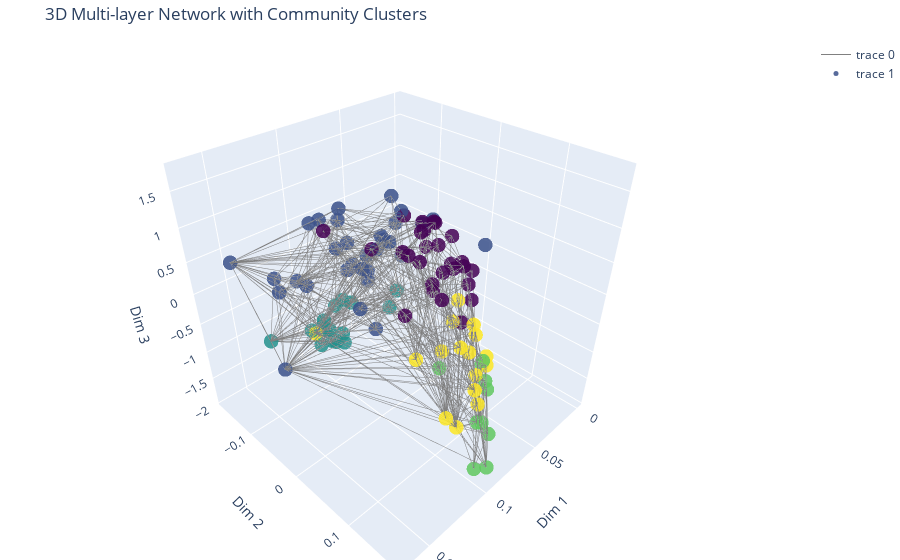

The notebook cell this image was saved under:
### Code cell
os.makedirs("./html", exist_ok=True)
draw_3d_fused_network(embedding*5, labels, adj_matrices, sample_size=100)

### Figure 1 — Plotly figure (JSON) as saved in the notebook; plotly's stock layout.template omitted (floating-point values rounded to 4 significant figures; data arrays with more than 128 entries replaced by an {"elided": "..."} marker saying what was removed)
{"data": [{"hoverinfo": "none", "line": {"color": "gray", "width": 1}, "mode": "lines", "type": "scatter3d", "x": {"elided": "2127 float values"}, "y": {"elided": "2127 float values"}, "z": {"elided": "2127 float values"}}, {"hoverinfo": "text", "hovertext": ["Node 2575, Cluster 1", "Node 2008, Cluster 2", "Node 2646, Cluster 2", "Node 1774, Cluster 1", "Node 477, Cluster 1", "Node 604, Cluster 4", "Node 2050, Cluster 1", "Node 1766, Cluster 0", "Node 424, Cluster 1", "Node 1205, Cluster 0", "Node 1784, Cluster 1", "Node 1635, Cluster 0", "Node 2742, Cluster 2", "Node 198, Cluster 0", "Node 664, Cluster 1", "Node 1626, Cluster 0", "Node 2322, Cluster 3", "Node 1845, Cluster 3", "Node 416, Cluster 2", "Node 18, Cluster 1", "Node 2823, Cluster 0", "Node 2249, Cluster 2", "Node 2912, Cluster 3", "Node 766, Cluster 4", "Node 2762, Cluster 0", "Node 894, Cluster 0", "Node 482, Cluster 4", "Node 2813, Cluster 2", "Node 1347, Cluster 1", "Node 2427, Cluster 0", "Node 395, Cluster 1", "Node 409, Cluster 0", "Node 1960, Cluster 4", "Node 1507, Cluster 1", "Node 122, Cluster 3", "Node 701, Cluster 4", "Node 1993, Cluster 2", "Node 2902, Cluster 3", "Node 1636, Cluster 0", "Node 2040, Cluster 4", "Node 1086, Cluster 2", "Node 2951, Cluster 4", "Node 54, Cluster 4", "Node 57, Cluster 0", "Node 1463, Cluster 4", "Node 2301, Cluster 1", "Node 1414, Cluster 1", "Node 1440, Cluster 1", "Node 1508, Cluster 1", "Node 1531, Cluster 1", "Node 512, Cluster 2", "Node 2052, Cluster 1", "Node 2900, Cluster 0", "Node 2775, Cluster 1", "Node 1641, Cluster 0", "Node 958, Cluster 4", "Node 1154, Cluster 0", "Node 1841, Cluster 2", "Node 2731, Cluster 1", "Node 2268, Cluster 1", "Node 2635, Cluster 1", "Node 942, Cluster 0", "Node 670, Cluster 3", "Node 1113, Cluster 0", "Node 223, Cluster 4", "Node 214, Cluster 0", "Node 2297, Cluster 4", "Node 490, Cluster 4", "Node 628, Cluster 1", "Node 1146, Cluster 2", "Node 281, Cluster 4", "Node 614, Cluster 1", "Node 791, Cluster 3", "Node 1245, Cluster 1", "Node 2675, Cluster 0", "Node 674, Cluster 2", "Node 2157, Cluster 0", "Node 1983, Cluster 3", "Node 871, Cluster 4", "Node 1327, Cluster 0", "Node 221, Cluster 1", "Node 2716, Cluster 1", "Node 2499, Cluster 0", "Node 1421, Cluster 3", "Node 2861, Cluster 0", "Node 2848, Cluster 2", "Node 1073, Cluster 1", "Node 2398, Cluster 2", "Node 1615, Cluster 0", "Node 2018, Cluster 0", "Node 1174, Cluster 1", "Node 1048, Cluster 3", "Node 218, Cluster 2", "Node 1470, Cluster 1", "Node 525, Cluster 1", "Node 2167, Cluster 0", "Node 2606, Cluster 2", "Node 1390, Cluster 1", "Node 2786, Cluster 0", "Node 2628, Cluster 4"], "marker": {"color": [1, 2, 2, 1, 1, 4, 1, 0, 1, 0, 1, 0, 2, 0, 1, 0, 3, 3, 2, 1, 0, 2, 3, 4, 0, 0, 4, 2, 1, 0, 1, 0, 4, 1, 3, 4, 2, 3, 0, 4, 2, 4, 4, 0, 4, 1, 1, 1, 1, 1, 2, 1, 0, 1, 0, 4, 0, 2, 1, 1, 1, 0, 3, 0, 4, 0, 4, 4, 1, 2, 4, 1, 3, 1, 0, 2, 0, 3, 4, 0, 1, 1, 0, 3, 0, 2, 1, 2, 0, 0, 1, 3, 2, 1, 1, 0, 2, 1, 0, 4], "colorscale": [[0, "#440154"], [0.1111, "#482878"], [0.2222, "#3e4989"], [0.3333, "#31688e"], [0.4444, "#26828e"], [0.5556, "#1f9e89"], [0.6667, "#35b779"], [0.7778, "#6ece58"], [0.8889, "#b5de2b"], [1, "#fde725"]], "opacity": 0.85, "size": 5}, "mode": "markers", "type": "scatter3d", "x": [0.0798, 0.1004, 0.07786, 0.09635, 0.1126, 0.144, 0.05018, 0.09699, 0.1307, 0.08009, 0.0779, 0.06625, 0.06582, 0.1539, 0.127, 0.05045, 0.05384, 0.05992, 0.0828, 0.1676, 0.07821, 0.07336, 0.07442, 0.04933, 0.08389, 0.07652, 0.08398, 0.0903, 0.1179, 0.05892, 8.78e-19, 0.117, 0.07673, 0.0679, 0.07733, 0.05747, 0.08665, 0.0585, 0.0767, 0.0595, 0.0823, 0.08042, 0.1137, 0.08274, 0.08769, 0.05969, 0.08062, 0.1008, 0.1017, 0.06989, 0.05457, 0.0868, 0.05752, 0.08607, 0.04358, 0.07473, 0.1131, 0.1006, 0.06441, 0.0767, 0.07333, 0.1041, 0.08781, 0.1128, 0.1255, 0.103, 0.07047, 0.1027, 0.1238, 0.09, 0.1315, 0.1077, 0.09507, 0.09749, 0.07182, 0.0901, 0.06405, 0.05853, 0.09082, 0.04188, 0.1576, 0.07215, 0.07517, 0.09468, 0.06639, 0.08006, 0.1114, 0.08955, 0.062, 0.09367, 0.07045, 0.1075, 0.128, 0.08337, 0.1047, 0.08724, 0.08324, 0.1152, 0.05855, 0.07368], "y": [-0.06833, -0.1156, -0.1337, -0.0169, -0.07468, -0.01168, -0.008773, 0.07881, -0.1218, 0.04906, -0.04422, 0.07102, -0.05594, 0.04442, -0.1421, 0.05927, 0.092, 0.1128, -0.1481, -0.009089, 0.09218, -0.142, 0.1426, 0.09146, 0.07018, 0.04264, 0.1354, -0.1446, -0.08016, 0.07483, 2.072e-17, 0.0773, 0.07679, -0.03898, 0.1344, 0.1046, -0.1237, 0.09991, 0.02616, 0.08653, -0.09808, 0.1106, 0.1526, 0.005923, 0.1346, -0.04464, -0.01928, -0.07009, -0.07414, -0.09003, -0.06526, -0.09131, 0.06616, -0.01153, 0.03135, 0.1146, 0.01769, -0.1467, 2.454e-05, -0.01091, -0.06294, 0.1059, 0.1425, 0.07325, 0.111, 0.07056, 0.07254, 0.1066, 0.01997, -0.1331, 0.1664, -0.01169, 0.1736, -0.0622, 0.02141, -0.1491, -0.0004334, 0.1068, 0.1139, 0.009532, -0.1314, -0.08475, 0.04641, 0.1549, 0.05603, -0.1451, -0.1161, -0.1573, 0.01436, 0.02621, -0.0555, 0.1126, -0.1696, -0.08838, -0.05663, 0.04168, -0.1145, -0.1264, 0.03843, 0.1037], "z": [0.2559, -0.9096, -1.544, -0.5421, 1.049, -0.006781, 0.8064, 0.6895, -0.1088, 0.2667, 0.6454, 0.6011, -0.7265, 1.74, -0.02413, 0.3247, -1.041, -1.282, -1.719, -0.2542, -0.01467, -1.834, -1.688, -0.9575, 0.6783, 1.185, -1.033, -1.378, 1.022, 0.02653, -1.291e-16, 0.4531, -0.1026, 0.7782, -1.485, -0.9258, -0.8286, -0.8624, 1.015, -0.4782, -0.6832, -0.3613, -0.834, 1.186, -0.7351, 0.173, 1.34, 0.9655, 0.5357, -0.3694, -0.5883, -0.0292, 0.214, 0.7673, 0.2593, -0.7994, 1.038, -1.285, 0.8981, 1.132, 0.3137, 0.6871, -1.246, 1.202, 0.1208, 1.013, 0.1375, -0.08007, 0.3112, -1.304, -0.2896, 0.5716, -1.715, 0.6371, 0.7116, -1.342, 0.9163, -1.185, -0.1282, 0.5582, 0.5824, -0.1572, 0.8788, -1.921, 0.4943, -1.757, -0.1722, -1.775, 0.9647, 0.8579, 0.4715, -0.242, -1.295, 0.04646, 1.213, 1.141, -0.7147, -0.1073, 0.4103, -0.03825]}], "layout": {"margin": {"b": 0, "l": 0, "r": 0, "t": 40}, "scene": {"xaxis": {"title": {"text": "Dim 1"}}, "yaxis": {"title": {"text": "Dim 2"}}, "zaxis": {"title": {"text": "Dim 3"}}}, "title": {"text": "3D Multi-layer Network with Community Clusters"}}}
